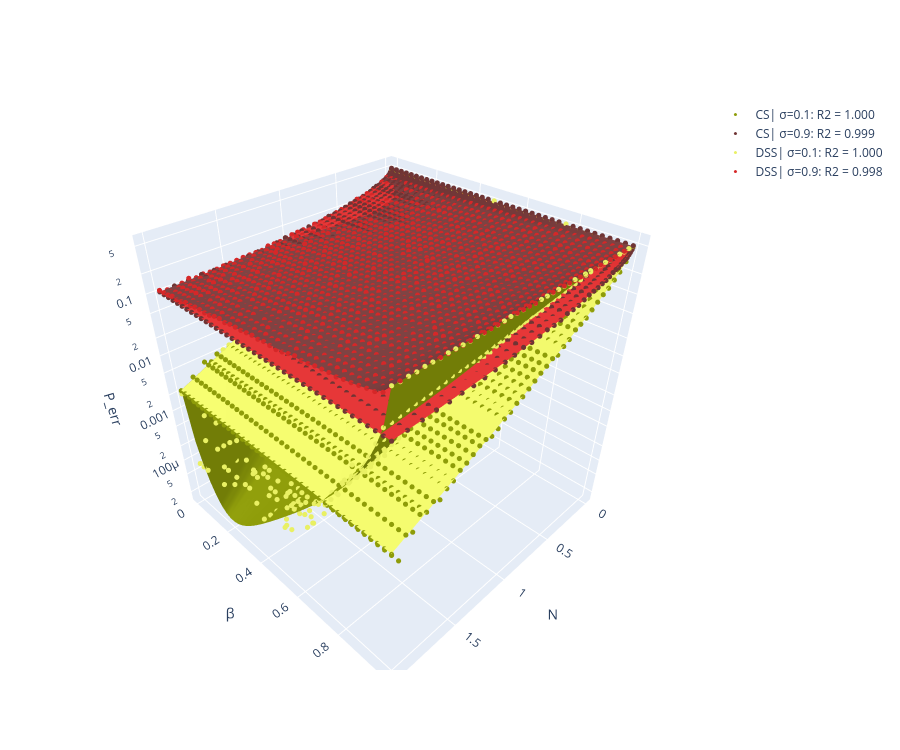

The code cell stored with this chart in its notebook:
### Markdown cell above
## Plot data and Theory

### Code cell
reload_protocols()
sigmas = [0.1]
colors_light = [ "#e9f063",  "#d62728",  "#2ca02c",  "#ff7f0e",  "#9467bd",  "#17becf",  "#e377c2",  "#8c564b",  "#bcbd22",  "#7f7f7f",  "#5af74b"]*2
colors_dark = ["#8E9C09",  "#6F3434",  "#084108",  "#773b05",  "#460880",  "#0c6f7c",  "#5c0642",  "#941c04",  "#8b8b06",  "#212121",  "#092a06",  "#092a06"]*2
pd.plot_homodyne_perr(sigmas, colors_light, colors_dark, dss = 'all', cs = 'all')

### Figure 1 — Plotly figure (JSON) as saved in the notebook; plotly's stock layout.template omitted (floating-point values rounded to 4 significant figures; data arrays with more than 128 entries replaced by an {"elided": "..."} marker saying what was removed)
{"data": [{"colorscale": [[0, "#e9f063"], [1, "#e9f063"]], "showscale": false, "surfacecolor": {"elided": "40x40 float values"}, "type": "surface", "x": {"elided": "40x40 float values"}, "y": {"elided": "40x40 float values"}, "z": {"elided": "40x40 float values"}}, {"marker": {"color": "#8E9C09", "size": 3}, "mode": "markers", "name": "CS| σ=0.1: R2 = 1.000", "type": "scatter3d", "x": {"elided": "1600 float values"}, "y": {"elided": "1600 float values"}, "z": {"elided": "1600 float values"}}, {"colorscale": [[0, "#d62728"], [1, "#d62728"]], "showscale": false, "surfacecolor": {"elided": "40x40 float values"}, "type": "surface", "x": {"elided": "40x40 float values"}, "y": {"elided": "40x40 float values"}, "z": {"elided": "40x40 float values"}}, {"marker": {"color": "#6F3434", "size": 3}, "mode": "markers", "name": "CS| σ=0.9: R2 = 0.999", "type": "scatter3d", "x": {"elided": "1600 float values"}, "y": {"elided": "1600 float values"}, "z": {"elided": "1600 float values"}}, {"colorscale": [[0, "#8E9C09"], [1, "#8E9C09"]], "showscale": false, "surfacecolor": {"elided": "40x40 float values"}, "type": "surface", "x": {"elided": "40x40 float values"}, "y": {"elided": "40x40 float values"}, "z": {"elided": "40x40 float values"}}, {"marker": {"color": "#e9f063", "size": 3}, "mode": "markers", "name": "DSS| σ=0.1: R2 = 1.000", "type": "scatter3d", "x": {"elided": "1600 float values"}, "y": {"elided": "1600 float values"}, "z": {"elided": "1600 float values"}}, {"colorscale": [[0, "#6F3434"], [1, "#6F3434"]], "showscale": false, "surfacecolor": {"elided": "40x40 float values"}, "type": "surface", "x": {"elided": "40x40 float values"}, "y": {"elided": "40x40 float values"}, "z": {"elided": "40x40 float values"}}, {"marker": {"color": "#d62728", "size": 3}, "mode": "markers", "name": "DSS| σ=0.9: R2 = 0.998", "type": "scatter3d", "x": {"elided": "1600 float values"}, "y": {"elided": "1600 float values"}, "z": {"elided": "1600 float values"}}], "layout": {"height": 750, "scene": {"aspectmode": "cube", "xaxis": {"title": {"text": "N"}}, "yaxis": {"title": {"text": "β"}}, "zaxis": {"title": {"text": "P_err"}, "type": "log"}}, "width": 900}}
